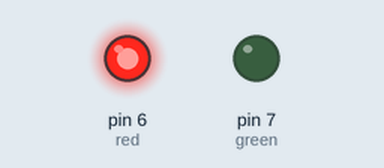
The sketch below on a simulated Arduino Uno, built with avr-gcc and run on an emulated ATmega328P. Parts: output pins drawn as LEDs (lit = HIGH).

Above: at 0.1 s.
At 1.1 s:
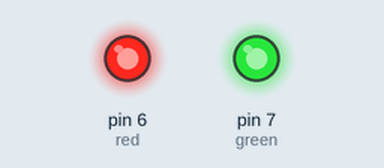
Timing chart, 0 to 2.6 s (numbered marks = the images above):
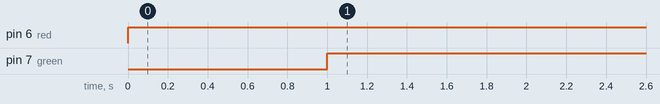

The sketch:

TWO-COLOR_LED.ino
```cpp
int red = 6;
int green = 7;
int val;

void setup ()
{
   pinMode(red, OUTPUT);
   pinMode(green, OUTPUT);
   Serial.begin(9600);
}
void loop ()
{

        digitalWrite (red, HIGH);
        delay(1000);
        digitalWrite (green, HIGH);
        delay(1000);

}
```

Measured:
- by itself, pin 6 (red): LOW → HIGH at 0.00 s
- by itself, pin 7 (green): LOW → HIGH at 1.0 s
